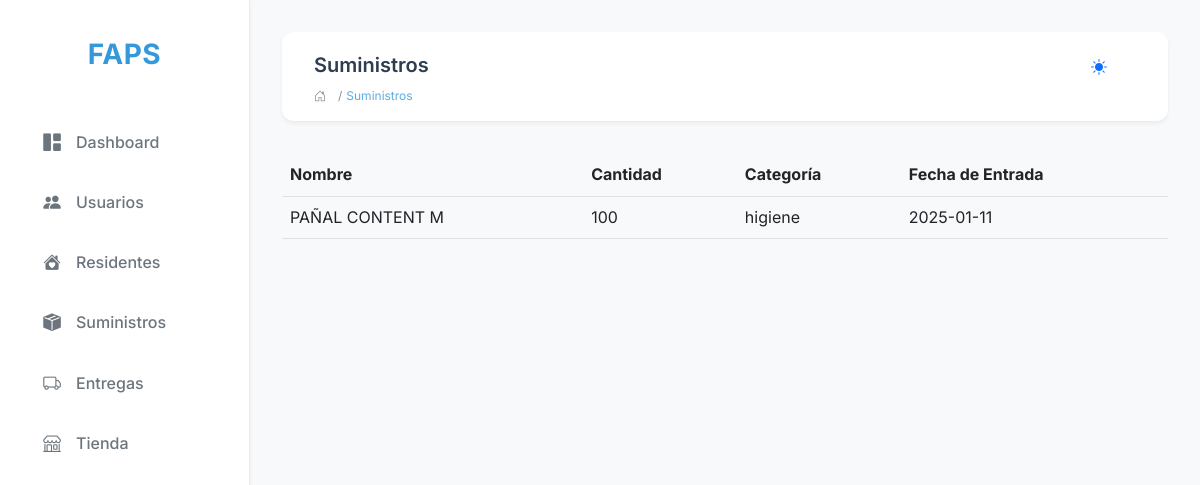
The page /admin/supplies on the database as committed earlier.
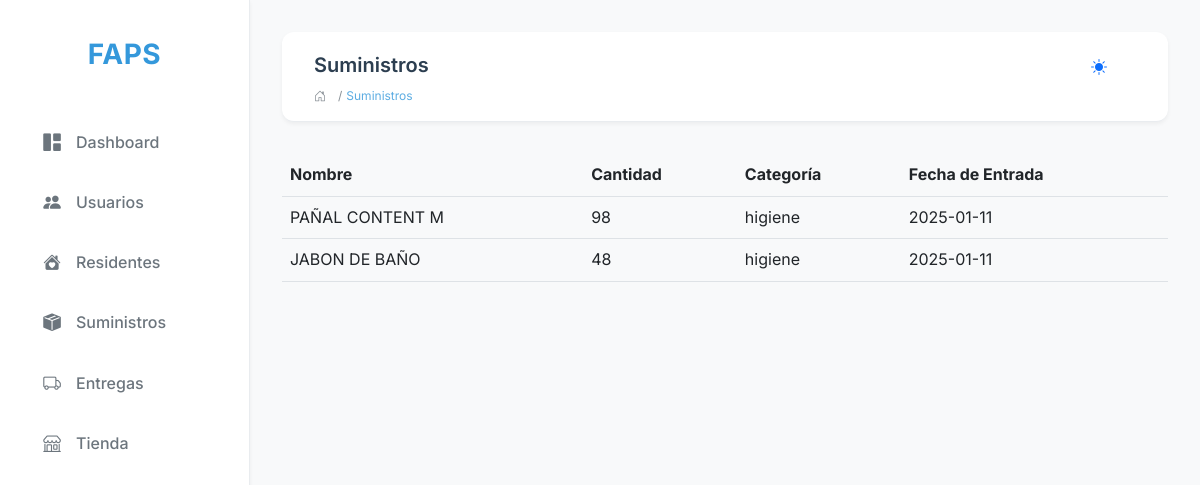
The same page on the database as committed later.
### app/models.py (models this page shows)
class Supply(db.Model):
    id = db.Column(db.Integer, primary_key=True)
    name = db.Column(db.String(100), nullable=False)
    category = db.Column(db.String(100), nullable=False)
    quantity = db.Column(db.Integer, nullable=False)
    entry_date = db.Column(db.Date, nullable=False)
    photo = db.Column(db.String(255), nullable=True)
    description = db.Column(db.Text, nullable=True)
    price = db.Column(db.Float, nullable=True)  # Para mostrar el valor referencial

### app/routes/supply_routes.py (the view)
@supply_bp.route('/admin/supplies')
def list_supplies():
    supplies = Supply.query.all()
    return render_template('list_supplies.html', supplies=supplies)

### app/templates/list_supplies.html (shortened to what this page needs)
{% extends 'base.html' %}
{% block page_title %}Suministros{% endblock %}
{% block breadcrumbs %}
<li class="breadcrumb-item active">Suministros</li>
{% endblock %}
{% block content %}
<table class="table">
    <thead>
        <tr>
            <th>Nombre</th>
            <th>Cantidad</th>
            <th>Categoría</th>
            <th>Fecha de Entrada</th>
        </tr>
    </thead>
    <tbody>
        {% for supply in supplies %}
        <tr>
            <td>{{ supply.name }}</td>
            <td>{{ supply.quantity }}</td>
            <td>{{ supply.category }}</td>
            <td>{{ supply.entry_date.strftime('%Y-%m-%d') }}</td>
        </tr>
        {% endfor %}
    </tbody>
</table>
{% endblock %}

Rows that differ between the two databases and show on the page:
changed Supply "PAÑAL CONTENT M": quantity "100" → "98"
added Supply: name "JABON DE BAÑO", quantity "48", category "higiene", entry_date "2025-01-11"
